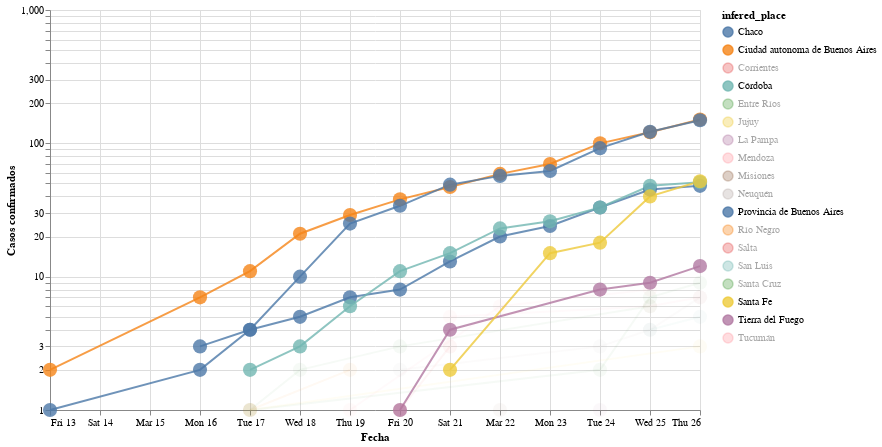

Notebook code for this chart:
### Markdown cell above
# Evolucion en el tiempo de la cantidad de casos totales

Haciendo Shift+Click en las provincias que se ven a la derecha, podemos agregar o quitar provincias al gráfico

### Code cell
#hide_input
plot_evolution(cnt_by_place[cnt_by_place >=10].index.tolist())#, xaxis='days_from_first_infection')

### Figure 1 — Vega-Lite specification as saved in the notebook (floating-point values rounded to 4 significant figures)
{"config": {"view": {"continuousWidth": 400, "continuousHeight": 300}, "point": {"size": 200}, "title": {"align": "center"}}, "data": {"name": "data-37ea746df1574a19808c8b5f8e3c80be"}, "mark": {"type": "line", "point": true, "radius": 150}, "encoding": {"color": {"type": "nominal", "field": "infered_place", "sort": ["Chaco", "Ciudad autonoma de Buenos Aires", "Corrientes", "Córdoba", "Entre Ríos", "Jujuy", "La Pampa", "Mendoza", "Misiones", "Neuquén", "Provincia de Buenos Aires", "Río Negro", "Salta", "San Luis", "Santa Cruz", "Santa Fe", "Tierra del Fuego", "Tucumán"]}, "opacity": {"condition": {"value": 0.8, "selection": "selector001"}, "value": 0.05}, "tooltip": [{"type": "nominal", "field": "place"}, {"type": "nominal", "field": "infered_place"}, {"type": "quantitative", "field": "infered_place_score"}, {"type": "quantitative", "field": "infected"}, {"type": "temporal", "field": "date"}, {"type": "quantitative", "field": "days_from_first_infection"}, {"type": "quantitative", "field": "cum_infected"}], "x": {"type": "temporal", "axis": {"title": "Fecha"}, "field": "date"}, "y": {"type": "quantitative", "axis": {"title": "Casos confirmados"}, "field": "cum_infected", "scale": {"type": "log"}}}, "height": 400, "selection": {"selector001": {"type": "multi", "fields": ["infered_place"], "bind": "legend", "init": [{"infered_place": "Chaco"}, {"infered_place": "Ciudad autonoma de Buenos Aires"}, {"infered_place": "Córdoba"}, {"infered_place": "Provincia de Buenos Aires"}, {"infered_place": "Santa Fe"}, {"infered_place": "Tierra del Fuego"}]}}, "width": 650, "$schema": "https://vega.github.io/schema/vega-lite/v4.0.2.json", "datasets": {"data-37ea746df1574a19808c8b5f8e3c80be": [{"place": "Ciudad de Buenos Aires", "infered_place": "Ciudad autonoma de Buenos Aires", "infered_place_score": 1.0, "infected": 2, "date": "2020-03-13T00:00:00", "days_from_first_infection": 0, "cum_infected": 2}, {"place": "Ciudad Autónoma de Buenos Aires", "infered_place": "Ciudad autonoma de Buenos Aires", "infered_place_score": 1.0, "infected": 5, "date": "2020-03-16T00:00:00", "days_from_first_infection": 3, "cum_infected": 7}, {"place": "Ciudad Autónoma de Buenos Aires", "infered_place": "Ciudad autonoma de Buenos Aires", "infered_place_score": 1.0, "infected": 4, "date": "2020-03-17T00:00:00", "days_from_first_infection": 4, "cum_infected": 11}, {"place": "Ciudad Autónoma de Buenos Aires", "infered_place": "Ciudad autonoma de Buenos Aires", "infered_place_score": 1.0, "infected": 10, "date": "2020-03-18T00:00:00", "days_from_first_infection": 5, "cum_infected": 21}, {"place": "Ciudad Autónoma de Buenos Aires", "infered_place": "Ciudad autonoma de Buenos Aires", "infered_place_score": 1.0, "infected": 8, "date": "2020-03-19T00:00:00", "days_from_first_infection": 6, "cum_infected": 29}, {"place": "Ciudad Autónoma de Buenos Aires", "infered_place": "Ciudad autonoma de Buenos Aires", "infered_place_score": 1.0, "infected": 9, "date": "2020-03-20T00:00:00", "days_from_first_infection": 7, "cum_infected": 38}, {"place": "Ciudad Autónoma de Buenos Aires", "infered_place": "Ciudad autonoma de Buenos Aires", "infered_place_score": 1.0, "infected": 9, "date": "2020-03-21T00:00:00", "days_from_first_infection": 8, "cum_infected": 47}, {"place": "Ciudad Autónoma de Buenos Aires", "infered_place": "Ciudad autonoma de Buenos Aires", "infered_place_score": 1.0, "infected": 12, "date": "2020-03-22T00:00:00", "days_from_first_infection": 9, "cum_infected": 59}, {"place": "Ciudad Autónoma de Buenos Aires", "infered_place": "Ciudad autonoma de Buenos Aires", "infered_place_score": 1.0, "infected": 11, "date": "2020-03-23T00:00:00", "days_from_first_infection": 10, "cum_infected": 70}, {"place": "Ciudad Autónoma de Buenos Aires", "infered_place": "Ciudad autonoma de Buenos Aires", "infered_place_score": 1.0, "infected": 30, "date": "2020-03-24T00:00:00", "days_from_first_infection": 11, "cum_infected": 100}, {"place": "Ciudad Autónoma de Buenos Aires", "infered_place": "Ciudad autonoma de Buenos Aires", "infered_place_score": 1.0, "infected": 21, "date": "2020-03-25T00:00:00", "days_from_first_infection": 12, "cum_infected": 121}, {"place": "Ciudad Autónoma de Buenos Aires", "infered_place": "Ciudad autonoma de Buenos Aires", "infered_place_score": 1.0, "infected": 30, "date": "2020-03-26T00:00:00", "days_from_first_infection": 13, "cum_infected": 151}, {"place": "Buenos Aires y", "infered_place": "Provincia de Buenos Aires", "infered_place_score": 1.0, "infected": 1, "date": "2020-03-13T00:00:00", "days_from_first_infection": 0, "cum_infected": 1}, {"place": "Provincia de Buenos Aires", "infered_place": "Provincia de Buenos Aires", "infered_place_score": 1.0, "infected": 1, "date": "2020-03-16T00:00:00", "days_from_first_infection": 3, "cum_infected": 2}, {"place": "Provincia de Buenos Aires", "infered_place": "Provincia de Buenos Aires", "infered_place_score": 1.0, "infected": 2, "date": "2020-03-17T00:00:00", "days_from_first_infection": 4, "cum_infected": 4}, {"place": "Provi ncia de Buenos Aires", "infered_place": "Provincia de Buenos Aires", "infered_place_score": 1.0, "infected": 6, "date": "2020-03-18T00:00:00", "days_from_first_infection": 5, "cum_infected": 10}, {"place": "Provincia de Buenos Aires", "infered_place": "Provincia de Buenos Aires", "infered_place_score": 1.0, "infected": 15, "date": "2020-03-19T00:00:00", "days_from_first_infection": 6, "cum_infected": 25}, {"place": "Provincia de Buenos Aires", "infered_place": "Provincia de Buenos Aires", "infered_place_score": 1.0, "infected": 9, "date": "2020-03-20T00:00:00", "days_from_first_infection": 7, "cum_infected": 34}, {"place": "Provincia de Buenos Aires", "infered_place": "Provincia de Buenos Aires", "infered_place_score": 1.0, "infected": 15, "date": "2020-03-21T00:00:00", "days_from_first_infection": 8, "cum_infected": 49}, {"place": "Provincia de Buenos Aires", "infered_place": "Provincia de Buenos Aires", "infered_place_score": 1.0, "infected": 8, "date": "2020-03-22T00:00:00", "days_from_first_infection": 9, "cum_infected": 57}, {"place": "Provincia de Buenos Aires", "infered_place": "Provincia de Buenos Aires", "infered_place_score": 1.0, "infected": 5, "date": "2020-03-23T00:00:00", "days_from_first_infection": 10, "cum_infected": 62}, {"place": "Provincia de Buenos Aires", "infered_place": "Provincia de Buenos Aires", "infered_place_score": 1.0, "infected": 30, "date": "2020-03-24T00:00:00", "days_from_first_infection": 11, "cum_infected": 92}, {"place": "Provincia de Buenos Aires", "infered_place": "Provincia de Buenos Aires", "infered_place_score": 1.0, "infected": 30, "date": "2020-03-25T00:00:00", "days_from_first_infection": 12, "cum_infected": 122}, {"place": "Provincia de Buenos Aires", "infered_place": "Provincia de Buenos Aires", "infered_place_score": 1.0, "infected": 27, "date": "2020-03-26T00:00:00", "days_from_first_infection": 13, "cum_infected": 149}, {"place": "Chaco y uno", "infered_place": "Chaco", "infered_place_score": 0.4545, "infected": 3, "date": "2020-03-16T00:00:00", "days_from_first_infection": 0, "cum_infected": 3}, {"place": "Chaco", "infered_place": "Chaco", "infered_place_score": 1.0, "infected": 1, "date": "2020-03-17T00:00:00", "days_from_first_infection": 1, "cum_infected": 4}, {"place": "Chaco", "infered_place": "Chaco", "infered_place_score": 1.0, "infected": 1, "date": "2020-03-18T00:00:00", "days_from_first_infection": 2, "cum_infected": 5}, {"place": "Chaco", "infered_place": "Chaco", "infered_place_score": 1.0, "infected": 2, "date": "2020-03-19T00:00:00", "days_from_first_infection": 3, "cum_infected": 7}, {"place": "Chaco", "infered_place": "Chaco", "infered_place_score": 1.0, "infected": 1, "date": "2020-03-20T00:00:00", "days_from_first_infection": 4, "cum_infected": 8}, {"place": "Chaco", "infered_place": "Chaco", "infered_place_score": 1.0, "infected": 5, "date": "2020-03-21T00:00:00", "days_from_first_infection": 5, "cum_infected": 13}, {"place": "Chaco", "infered_place": "Chaco", "infered_place_score": 1.0, "infected": 7, "date": "2020-03-22T00:00:00", "days_from_first_infection": 6, "cum_infected": 20}, {"place": "Chaco", "infered_place": "Chaco", "infered_place_score": 1.0, "infected": 4, "date": "2020-03-23T00:00:00", "days_from_first_infection": 7, "cum_infected": 24}, {"place": "Chaco", "infered_place": "Chaco", "infered_place_score": 1.0, "infected": 9, "date": "2020-03-24T00:00:00", "days_from_first_infection": 8, "cum_infected": 33}, {"place": "Chaco", "infered_place": "Chaco", "infered_place_score": 1.0, "infected": 12, "date": "2020-03-25T00:00:00", "days_from_first_infection": 9, "cum_infected": 45}, {"place": "Chaco", "infered_place": "Chaco", "infered_place_score": 1.0, "infected": 3, "date": "2020-03-26T00:00:00", "days_from_first_infection": 10, "cum_infected": 48}, {"place": "Santa Cruz", "infered_place": "Santa Cruz", "infered_place_score": 1.0, "infected": 1, "date": "2020-03-17T00:00:00", "days_from_first_infection": 0, "cum_infected": 1}, {"place": "Santa Cruz", "infered_place": "Santa Cruz", "infered_place_score": 1.0, "infected": 1, "date": "2020-03-24T00:00:00", "days_from_first_infection": 7, "cum_infected": 2}, {"place": "Santa Cruz", "infered_place": "Santa Cruz", "infered_place_score": 1.0, "infected": 5, "date": "2020-03-25T00:00:00", "days_from_first_infection": 8, "cum_infected": 7}, {"place": "Santa Cruz", "infered_place": "Santa Cruz", "infered_place_score": 1.0, "infected": 2, "date": "2020-03-26T00:00:00", "days_from_first_infection": 9, "cum_infected": 9}, {"place": "Córdoba", "infered_place": "Córdoba", "infered_place_score": 1.0, "infected": 2, "date": "2020-03-17T00:00:00", "days_from_first_infection": 0, "cum_infected": 2}, {"place": "Córdoba", "infered_place": "Córdoba", "infered_place_score": 1.0, "infected": 1, "date": "2020-03-18T00:00:00", "days_from_first_infection": 1, "cum_infected": 3}, {"place": "Córdoba", "infered_place": "Córdoba", "infered_place_score": 1.0, "infected": 3, "date": "2020-03-19T00:00:00", "days_from_first_infection": 2, "cum_infected": 6}, {"place": "Córdoba", "infered_place": "Córdoba", "infered_place_score": 1.0, "infected": 5, "date": "2020-03-20T00:00:00", "days_from_first_infection": 3, "cum_infected": 11}, {"place": "Córdoba", "infered_place": "Córdoba", "infered_place_score": 1.0, "infected": 4, "date": "2020-03-21T00:00:00", "days_from_first_infection": 4, "cum_infected": 15}, {"place": "Córdoba", "infered_place": "Córdoba", "infered_place_score": 1.0, "infected": 8, "date": "2020-03-22T00:00:00", "days_from_first_infection": 5, "cum_infected": 23}, {"place": "Córdoba", "infered_place": "Córdoba", "infered_place_score": 1.0, "infected": 3, "date": "2020-03-23T00:00:00", "days_from_first_infection": 6, "cum_infected": 26}, {"place": "Córdoba", "infered_place": "Córdoba", "infered_place_score": 1.0, "infected": 7, "date": "2020-03-24T00:00:00", "days_from_first_infection": 7, "cum_infected": 33}, {"place": "Córdoba", "infered_place": "Córdoba", "infered_place_score": 1.0, "infected": 15, "date": "2020-03-25T00:00:00", "days_from_first_infection": 8, "cum_infected": 48}, {"place": "Córdoba", "infered_place": "Córdoba", "infered_place_score": 1.0, "infected": 3, "date": "2020-03-26T00:00:00", "days_from_first_infection": 9, "cum_infected": 51}, {"place": "Salt a", "infered_place": "Salta", "infered_place_score": 0.8333, "infected": 1, "date": "2020-03-17T00:00:00", "days_from_first_infection": 0, "cum_infected": 1}, {"place": "Río Negro", "infered_place": "Río Negro", "infered_place_score": 1.0, "infected": 1, "date": "2020-03-17T00:00:00", "days_from_first_infection": 0, "cum_infected": 1}, {"place": "Rio Negro", "infered_place": "Río Negro", "infered_place_score": 1.0, "infected": 1, "date": "2020-03-19T00:00:00", "days_from_first_infection": 2, "cum_infected": 2}, {"place": "Entre Ríos", "infered_place": "Entre Ríos", "infered_place_score": 1.0, "infected": 1, "date": "2020-03-17T00:00:00", "days_from_first_infection": 0, "cum_infected": 1}, {"place": "Entre Ríos", "infered_place": "Entre Ríos", "infered_place_score": 1.0, "infected": 1, "date": "2020-03-18T00:00:00", "days_from_first_infection": 1, "cum_infected": 2}, {"place": "Entre Ríos", "infered_place": "Entre Ríos", "infered_place_score": 1.0, "infected": 1, "date": "2020-03-20T00:00:00", "days_from_first_infection": 3, "cum_infected": 3}, {"place": "Entre Ríos", "infered_place": "Entre Ríos", "infered_place_score": 1.0, "infected": 3, "date": "2020-03-25T00:00:00", "days_from_first_infection": 8, "cum_infected": 6}, {"place": "Jujuy", "infered_place": "Jujuy", "infered_place_score": 1.0, "infected": 1, "date": "2020-03-17T00:00:00", "days_from_first_infection": 0, "cum_infected": 1}, {"place": "Jujuy", "infered_place": "Jujuy", "infered_place_score": 1.0, "infected": 2, "date": "2020-03-26T00:00:00", "days_from_first_infection": 9, "cum_infected": 3}, {"place": "Tucumán", "infered_place": "Tucumán", "infered_place_score": 1.0, "infected": 1, "date": "2020-03-19T00:00:00", "days_from_first_infection": 0, "cum_infected": 1}, {"place": "Tucumán", "infered_place": "Tucumán", "infered_place_score": 1.0, "infected": 5, "date": "2020-03-22T00:00:00", "days_from_first_infection": 3, "cum_infected": 6}, {"place": "Tucumán", "infered_place": "Tucumán", "infered_place_score": 1.0, "infected": 2, "date": "2020-03-25T00:00:00", "days_from_first_infection": 6, "cum_infected": 8}, {"place": "Neuquén", "infered_place": "Neuquén", "infered_place_score": 1.0, "infected": 2, "date": "2020-03-20T00:00:00", "days_from_first_infection": 0, "cum_infected": 2}, {"place": "Neuquén", "infered_place": "Neuquén", "infered_place_score": 1.0, "infected": 1, "date": "2020-03-24T00:00:00", "days_from_first_infection": 4, "cum_infected": 3}, {"place": "Neuquén", "infered_place": "Neuquén", "infered_place_score": 1.0, "infected": 1, "date": "2020-03-25T00:00:00", "days_from_first_infection": 5, "cum_infected": 4}, {"place": "Neuquén", "infered_place": "Neuquén", "infered_place_score": 1.0, "infected": 3, "date": "2020-03-26T00:00:00", "days_from_first_infection": 6, "cum_infected": 7}, {"place": "Tierra del Fuego", "infered_place": "Tierra del Fuego", "infered_place_score": 1.0, "infected": 1, "date": "2020-03-20T00:00:00", "days_from_first_infection": 0, "cum_infected": 1}, {"place": "Tierra del Fuego", "infered_place": "Tierra del Fuego", "infered_place_score": 1.0, "infected": 3, "date": "2020-03-21T00:00:00", "days_from_first_infection": 1, "cum_infected": 4}, {"place": "Tierra del Fuego", "infered_place": "Tierra del Fuego", "infered_place_score": 1.0, "infected": 4, "date": "2020-03-24T00:00:00", "days_from_first_infection": 4, "cum_infected": 8}, {"place": "Tierra del Fuego", "infered_place": "Tierra del Fuego", "infered_place_score": 1.0, "infected": 1, "date": "2020-03-25T00:00:00", "days_from_first_infection": 5, "cum_infected": 9}, {"place": "Tierra del Fuego", "infered_place": "Tierra del Fuego", "infered_place_score": 1.0, "infected": 3, "date": "2020-03-26T00:00:00", "days_from_first_infection": 6, "cum_infected": 12}, {"place": "Corrientes", "infered_place": "Corrientes", "infered_place_score": 1.0, "infected": 1, "date": "2020-03-20T00:00:00", "days_from_first_infection": 0, "cum_infected": 1}, {"place": "Corrientes", "infered_place": "Corrientes", "infered_place_score": 1.0, "infected": 2, "date": "2020-03-21T00:00:00", "days_from_first_infection": 1, "cum_infected": 3}, {"place": "Mendoza", "infered_place": "Mendoza", "infered_place_score": 1.0, "infected": 5, "date": "2020-03-21T00:00:00", "days_from_first_infection": 0, "cum_infected": 5}, {"place": "Mendoza", "infered_place": "Mendoza", "infered_place_score": 1.0, "infected": 1, "date": "2020-03-25T00:00:00", "days_from_first_infection": 4, "cum_infected": 6}, {"place": "Mendoza", "infered_place": "Mendoza", "infered_place_score": 1.0, "infected": 1, "date": "2020-03-26T00:00:00", "days_from_first_infection": 5, "cum_infected": 7}, {"place": "Santa Fe", "infered_place": "Santa Fe", "infered_place_score": 1.0, "infected": 2, "date": "2020-03-21T00:00:00", "days_from_first_infection": 0, "cum_infected": 2}, {"place": "Santa Fe", "infered_place": "Santa Fe", "infered_place_score": 1.0, "infected": 13, "date": "2020-03-23T00:00:00", "days_from_first_infection": 2, "cum_infected": 15}, {"place": "Santa Fe", "infered_place": "Santa Fe", "infered_place_score": 1.0, "infected": 3, "date": "2020-03-24T00:00:00", "days_from_first_infection": 3, "cum_infected": 18}, {"place": "Santa Fe", "infered_place": "Santa Fe", "infered_place_score": 1.0, "infected": 22, "date": "2020-03-25T00:00:00", "days_from_first_infection": 4, "cum_infected": 40}, {"place": "Santa Fe", "infered_place": "Santa Fe", "infered_place_score": 1.0, "infected": 12, "date": "2020-03-26T00:00:00", "days_from_first_infection": 5, "cum_infected": 52}, {"place": "Misiones", "infered_place": "Misiones", "infered_place_score": 1.0, "infected": 1, "date": "2020-03-22T00:00:00", "days_from_first_infection": 0, "cum_infected": 1}, {"place": "La Pampa", "infered_place": "La Pampa", "infered_place_score": 1.0, "infected": 1, "date": "2020-03-24T00:00:00", "days_from_first_infection": 0, "cum_infected": 1}, {"place": "San Luis", "infered_place": "San Luis", "infered_place_score": 1.0, "infected": 4, "date": "2020-03-25T00:00:00", "days_from_first_infection": 0, "cum_infected": 4}, {"place": "San Luis", "infered_place": "San Luis", "infered_place_score": 1.0, "infected": 1, "date": "2020-03-26T00:00:00", "days_from_first_infection": 1, "cum_infected": 5}]}}
